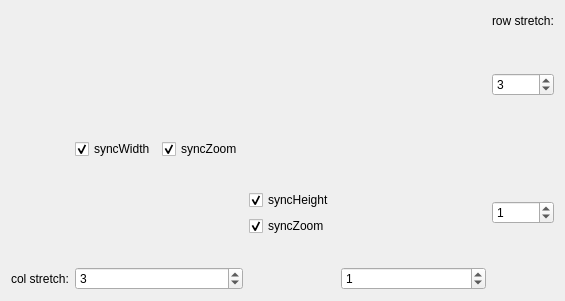
<?xml version="1.0" encoding="UTF-8"?>
<ui version="4.0">
 <class>TestMultiplotUI</class>
 <widget class="QDialog" name="TestMultiplotUI">
  <property name="geometry">
   <rect>
    <x>0</x>
    <y>0</y>
    <width>536</width>
    <height>299</height>
   </rect>
  </property>
  <property name="windowTitle">
   <string>Set Multi-Plot Properties</string>
  </property>
  <layout class="QGridLayout" name="gridLayout">
   <item row="3" column="1">
    <widget class="QLabel" name="label_2">
     <property name="sizePolicy">
      <sizepolicy hsizetype="MinimumExpanding" vsizetype="MinimumExpanding">
       <horstretch>0</horstretch>
       <verstretch>0</verstretch>
      </sizepolicy>
     </property>
     <property name="minimumSize">
      <size>
       <width>145</width>
       <height>96</height>
      </size>
     </property>
     <property name="text">
      <string/>
     </property>
     <property name="pixmap">
      <pixmap resource="test_multiplot.qrc">:/plotsymbol.png</pixmap>
     </property>
    </widget>
   </item>
   <item row="1" column="4">
    <widget class="QSpinBox" name="spinRow0Stretch">
     <property name="value">
      <number>3</number>
     </property>
    </widget>
   </item>
   <item row="3" column="3">
    <widget class="QLabel" name="label_3">
     <property name="sizePolicy">
      <sizepolicy hsizetype="MinimumExpanding" vsizetype="MinimumExpanding">
       <horstretch>0</horstretch>
       <verstretch>0</verstretch>
      </sizepolicy>
     </property>
     <property name="minimumSize">
      <size>
       <width>145</width>
       <height>96</height>
      </size>
     </property>
     <property name="text">
      <string/>
     </property>
     <property name="pixmap">
      <pixmap resource="test_multiplot.qrc">:/plotsymbol.png</pixmap>
     </property>
    </widget>
   </item>
   <item row="0" column="4">
    <widget class="QLabel" name="label_4">
     <property name="text">
      <string>row stretch:</string>
     </property>
    </widget>
   </item>
   <item row="4" column="1">
    <widget class="QSpinBox" name="spinCol0Stretch">
     <property name="value">
      <number>3</number>
     </property>
    </widget>
   </item>
   <item row="0" column="0" colspan="4">
    <spacer name="horizontalSpacer_3">
     <property name="orientation">
      <enum>Qt::Horizontal</enum>
     </property>
     <property name="sizeHint" stdset="0">
      <size>
       <width>444</width>
       <height>20</height>
      </size>
     </property>
    </spacer>
   </item>
   <item row="4" column="3">
    <widget class="QSpinBox" name="spinCol1Stretch">
     <property name="value">
      <number>1</number>
     </property>
    </widget>
   </item>
   <item row="3" column="4">
    <widget class="QSpinBox" name="spinRow1Stretch">
     <property name="value">
      <number>1</number>
     </property>
    </widget>
   </item>
   <item row="0" column="5">
    <spacer name="horizontalSpacer">
     <property name="orientation">
      <enum>Qt::Horizontal</enum>
     </property>
     <property name="sizeHint" stdset="0">
      <size>
       <width>40</width>
       <height>20</height>
      </size>
     </property>
    </spacer>
   </item>
   <item row="4" column="0">
    <widget class="QLabel" name="label_5">
     <property name="text">
      <string>col stretch:</string>
     </property>
    </widget>
   </item>
   <item row="1" column="1">
    <widget class="QLabel" name="label">
     <property name="sizePolicy">
      <sizepolicy hsizetype="MinimumExpanding" vsizetype="MinimumExpanding">
       <horstretch>0</horstretch>
       <verstretch>0</verstretch>
      </sizepolicy>
     </property>
     <property name="minimumSize">
      <size>
       <width>145</width>
       <height>96</height>
      </size>
     </property>
     <property name="text">
      <string/>
     </property>
     <property name="pixmap">
      <pixmap resource="test_multiplot.qrc">:/plotsymbol.png</pixmap>
     </property>
    </widget>
   </item>
   <item row="1" column="2" colspan="2">
    <spacer name="horizontalSpacer_2">
     <property name="orientation">
      <enum>Qt::Horizontal</enum>
     </property>
     <property name="sizeHint" stdset="0">
      <size>
       <width>226</width>
       <height>20</height>
      </size>
     </property>
    </spacer>
   </item>
   <item row="3" column="2">
    <layout class="QVBoxLayout" name="verticalLayout">
     <item>
      <spacer name="verticalSpacer">
       <property name="orientation">
        <enum>Qt::Vertical</enum>
       </property>
       <property name="sizeHint" stdset="0">
        <size>
         <width>20</width>
         <height>40</height>
        </size>
       </property>
      </spacer>
     </item>
     <item>
      <widget class="QCheckBox" name="chkSyncHeightLeftRight">
       <property name="text">
        <string>syncHeight</string>
       </property>
       <property name="checked">
        <bool>true</bool>
       </property>
      </widget>
     </item>
     <item>
      <widget class="QCheckBox" name="chkSyncZoomLeftRight">
       <property name="text">
        <string>syncZoom</string>
       </property>
       <property name="checked">
        <bool>true</bool>
       </property>
      </widget>
     </item>
     <item>
      <spacer name="verticalSpacer_2">
       <property name="orientation">
        <enum>Qt::Vertical</enum>
       </property>
       <property name="sizeHint" stdset="0">
        <size>
         <width>20</width>
         <height>40</height>
        </size>
       </property>
      </spacer>
     </item>
    </layout>
   </item>
   <item row="2" column="1">
    <layout class="QHBoxLayout" name="horizontalLayout">
     <item>
      <widget class="QCheckBox" name="chkSyncWidthTopBot">
       <property name="text">
        <string>syncWidth</string>
       </property>
       <property name="checked">
        <bool>true</bool>
       </property>
      </widget>
     </item>
     <item>
      <widget class="QCheckBox" name="chkSyncZoomTopBot">
       <property name="text">
        <string>syncZoom</string>
       </property>
       <property name="checked">
        <bool>true</bool>
       </property>
      </widget>
     </item>
    </layout>
   </item>
   <item row="5" column="0">
    <spacer name="verticalSpacer_3">
     <property name="orientation">
      <enum>Qt::Vertical</enum>
     </property>
     <property name="sizeHint" stdset="0">
      <size>
       <width>20</width>
       <height>40</height>
      </size>
     </property>
    </spacer>
   </item>
  </layout>
 </widget>
 <resources>
  <include location="test_multiplot.qrc"/>
 </resources>
 <connections>
  <connection>
   <sender>chkSyncWidthTopBot</sender>
   <signal>toggled(bool)</signal>
   <receiver>TestMultiplotUI</receiver>
   <slot>updatePlot()</slot>
   <hints>
    <hint type="sourcelabel">
     <x>101</x>
     <y>148</y>
    </hint>
    <hint type="destinationlabel">
     <x>269</x>
     <y>72</y>
    </hint>
   </hints>
  </connection>
  <connection>
   <sender>chkSyncZoomTopBot</sender>
   <signal>toggled(bool)</signal>
   <receiver>TestMultiplotUI</receiver>
   <slot>updatePlot()</slot>
   <hints>
    <hint type="sourcelabel">
     <x>194</x>
     <y>145</y>
    </hint>
    <hint type="destinationlabel">
     <x>275</x>
     <y>109</y>
    </hint>
   </hints>
  </connection>
  <connection>
   <sender>spinCol0Stretch</sender>
   <signal>valueChanged(int)</signal>
   <receiver>TestMultiplotUI</receiver>
   <slot>updatePlot()</slot>
   <hints>
    <hint type="sourcelabel">
     <x>145</x>
     <y>279</y>
    </hint>
    <hint type="destinationlabel">
     <x>292</x>
     <y>145</y>
    </hint>
   </hints>
  </connection>
  <connection>
   <sender>spinCol1Stretch</sender>
   <signal>valueChanged(int)</signal>
   <receiver>TestMultiplotUI</receiver>
   <slot>updatePlot()</slot>
   <hints>
    <hint type="sourcelabel">
     <x>356</x>
     <y>276</y>
    </hint>
    <hint type="destinationlabel">
     <x>385</x>
     <y>101</y>
    </hint>
   </hints>
  </connection>
  <connection>
   <sender>spinRow0Stretch</sender>
   <signal>valueChanged(int)</signal>
   <receiver>TestMultiplotUI</receiver>
   <slot>updatePlot()</slot>
   <hints>
    <hint type="sourcelabel">
     <x>481</x>
     <y>90</y>
    </hint>
    <hint type="destinationlabel">
     <x>388</x>
     <y>50</y>
    </hint>
   </hints>
  </connection>
  <connection>
   <sender>spinRow1Stretch</sender>
   <signal>valueChanged(int)</signal>
   <receiver>TestMultiplotUI</receiver>
   <slot>updatePlot()</slot>
   <hints>
    <hint type="sourcelabel">
     <x>477</x>
     <y>204</y>
    </hint>
    <hint type="destinationlabel">
     <x>386</x>
     <y>129</y>
    </hint>
   </hints>
  </connection>
  <connection>
   <sender>chkSyncHeightLeftRight</sender>
   <signal>toggled(bool)</signal>
   <receiver>TestMultiplotUI</receiver>
   <slot>updatePlot()</slot>
   <hints>
    <hint type="sourcelabel">
     <x>238</x>
     <y>199</y>
    </hint>
    <hint type="destinationlabel">
     <x>279</x>
     <y>43</y>
    </hint>
   </hints>
  </connection>
  <connection>
   <sender>chkSyncZoomLeftRight</sender>
   <signal>toggled(bool)</signal>
   <receiver>TestMultiplotUI</receiver>
   <slot>updatePlot()</slot>
   <hints>
    <hint type="sourcelabel">
     <x>272</x>
     <y>230</y>
    </hint>
    <hint type="destinationlabel">
     <x>409</x>
     <y>71</y>
    </hint>
   </hints>
  </connection>
 </connections>
 <slots>
  <slot>updatePlot()</slot>
 </slots>
</ui>
